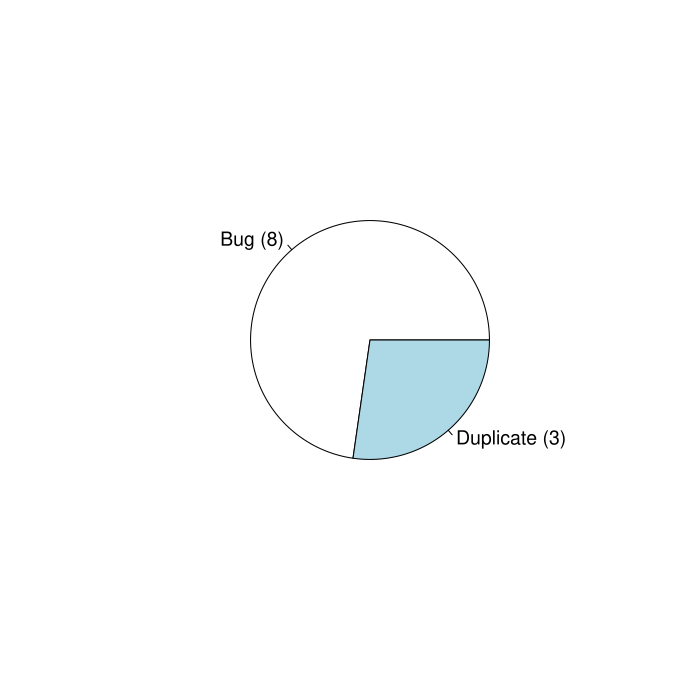

Source code (R):
# Create Data
# ch new 2 dup 1
# v8 new 1 dup 0
# jsc new 5 dup 0
# sm new 0 dup 2
true_positive_perc=c(8,3)
true_positive_names=c("Bug","Duplicate")

labs <- paste(true_positive_names, " (", true_positive_perc, ")", sep="")

pie(true_positive_perc , labels=labs, radius=.5, cex=1.2)
